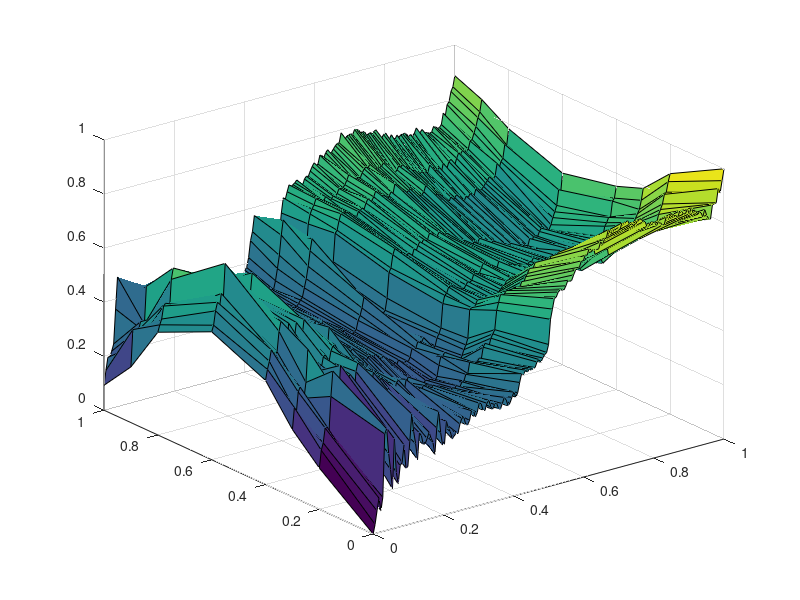

Recreate this plot in MATLAB. (Note: this script raises an error after producing the figure.)
clc;
clear;
close all;

load RealData.mat Q_k

Q = Q_k{1};
figure;
surf(Q(:, :, 1), Q(:, :, 2), Q(:, :, 3));
% p = 3;
% q = 3;

hold on;
min_X = min(Q(:, :, 1), [], 'all');
min_Y = min(Q(:, :, 2), [], 'all');
min_Z = min(Q(:, :, 3), [], 'all');

max_X = max(Q(:, :, 1), [], 'all');
max_Y = max(Q(:, :, 2), [], 'all');
max_Z = max(Q(:, :, 3), [], 'all');

Q_new{1} = [75.5, -50.5, 5000];

plot3(Q_new{1}(1), Q_new{1}(2), Q_new{1}(3), 'r.', MarkerSize=20);

[n, m, U, V, P] = globalSurfaceInterpolation(Q, 1, 1);
points = nurbsSurfaceEval(n, U, m, V, 1, 1, P, [size(Q, 1), size(Q, 2)]);
figure;
surf(Q(:, :, 1), Q(:, :, 2), Q(:, :, 3));

figure;
% surf(points(:, :, 1), points(:, :, 2), points(:, :, 3));
surf(Q(:, :, 1), Q(:, :, 2), Q(:, :, 3));
hold on;
% doplnění křivek 
for q_i = 1 : size(Q_new, 1)
    point = Q_new{q_i};
    u = remapValue(point(1), min_X, max_X, 0, 1);
%     v = remapValue(point(2), min_Y, max_Y, 0, 1);
    
    [u, actual_fcn] = findKnotValueForFunctionValue(n, 1, U, squeeze(P(:, 1,:)), point(1), 1, 0.001);
    [v, actual_fcn] = findKnotValueForFunctionValue(m, 1, V, squeeze(P(1, :,:)), point(2), 2, 0.001);
    
    % ticks v
    values_v = P(1, :, 2);
    ticks_v = nan(size(values_v));
    for i = 1 : length(values_v)
        ticks_v(i) = findKnotValueForFunctionValue(m, 1, V, squeeze(P(1, :,:)), values_v(i), 2, 0.001);
    end


    values_u = P(:, 1, 1);
    ticks_u = nan(size(values_u));
    for i = 1 : length(values_u)
        ticks_u(i) = findKnotValueForFunctionValue(n, 1, U, squeeze(P(:, 1,:)), values_u(i), 1, 0.001);
    end


    curve_v = nurbsSurfaceEvalSingleLineAtPoints(n, U, m, V, 1, 1, P, u, 'u', ticks_v);
    curve_u = nurbsSurfaceEvalSingleLineAtPoints(n, U, m, V, 1, 1, P, v, 'v', ticks_u);
    
%      aaa = nurbsSurfaceEvalSingleLine(n, U, m, V, 1, 1, P, u, 'u', 1000);
    % vlož bod do křivky
%     [~, insert_before_index] = max(Q(:, 1, 1) > point(1));
%     bbb = nurbsSurfaceEvalSingleLine(n, U, m, V, 1, 1, P, v, 'v', size(Q, 1));
    
%     plot3(curve_u(:, :, 1), curve_u(:, :, 2), curve_u(:, :, 3), 'y.', 'MarkerSize', 20);
%     plot3(curve_v(:, :, 1), curve_v(:, :, 2), curve_v(:, :, 3), 'r.', 'MarkerSize', 10);

%     plot3(aaa(:, :, 1), aaa(:, :, 2), aaa(:, :, 3), 'r.', 'MarkerSize', 10);

    
%     insert_before_index_u = insert_before_index_u +1;
    [~, insert_before_index_v] = max(curve_v(1, :, 2) > point(2));
    [~, insert_before_index_u] = max(curve_u(:, 1, 1) > point(1));
%     insert_before_index_v = insert_before_index_v +1;

%     inserted_point(:, :, :) = point;
    bbb_new = nan(size(Q, 1) + 1 , 1, 3);
    bbb_new(1 : insert_before_index_u - 1, 1, :) = curve_u(1 : insert_before_index_u - 1, 1, :);
    bbb_new(insert_before_index_u, 1, :) = point;
    bbb_new(insert_before_index_u + 1 : end, 1, :) = curve_u(insert_before_index_u:end, :, :);

    aaa_new = nan(1 , size(Q, 2) + 1, 3);
    aaa_new(1, 1 : insert_before_index_v - 1, :) = curve_v(1, 1 : insert_before_index_v - 1, :);
    aaa_new(1, insert_before_index_v, :) = point;
    aaa_new(1, insert_before_index_v + 1 : end, :) = curve_v(1, insert_before_index_v:end, :);

    plot3(aaa_new(:, :, 1), aaa_new(:, :, 2), aaa_new(:, :, 3), 'y.', 'MarkerSize', 20);
    plot3(bbb_new(:, :, 1), bbb_new(:, :, 2), bbb_new(:, :, 3), 'r.', 'MarkerSize', 10);
%     return;
    % vložení bodů
    [~, insert_before_index] = max(Q(:, 1, 1) > point(1));
%     line = 
    figure;
    Q_new_new = nan(size(Q, 1) + 1, size(Q, 2) + 1, 3);
    Q_new_new(1 : insert_before_index_u - 1, 1 : insert_before_index_v - 1, :) = Q(1 : insert_before_index_u - 1, 1 : insert_before_index_v - 1, :);
    Q_new_new(1 : insert_before_index_u - 1, insert_before_index_v + 1 : end, :) = Q(1 : insert_before_index_u - 1, insert_before_index_v : end, :);

    Q_new_new(insert_before_index_u + 1 : end, 1 : insert_before_index_v - 1, :) = Q(insert_before_index_u : end, 1 : insert_before_index_v - 1, :);
    Q_new_new(insert_before_index_u + 1 : end, insert_before_index_v + 1 : end, :) = Q(insert_before_index_u : end, insert_before_index_v : end, :);

    Q_new_new(insert_before_index_u, :, :) =  aaa_new;
    Q_new_new(:, insert_before_index_v, :) =  bbb_new;
    
    surf(Q_new_new(:, :, 1), Q_new_new(:, :, 2), Q_new_new(:, :, 3));
%      figure
%     [~, insert_before_index] = max(Q(1, :, 2) > point(2));
%     Q_new_new = [Q_new_new(:, 1 : insert_before_index - 1, :), bbb ,Q_new_new(:, insert_before_index : end, :)];
%     surf(Q_new_new(:, :, 1), Q_new_new(:, :, 2), Q_new_new(:, :, 3));
% 
    p = 3;
    q = 3;
    [n, m, U, V, P] = globalSurfaceInterpolation(Q, p, q);
    n = 130;
    m = m - 2;
    [U, V, P] = leastSquaresSurfaceApproximation(Q_new_new, p, q, n, m , ones(size(Q_new_new, 1), size(Q_new_new, 2)));
    points = nurbsSurfaceEval(n, U, m, V, p, q, P, [183, 50]);
    figure;
    surf(points(:, :, 1), points(:, :, 2), points(:, :, 3));
    disp aaa
end



